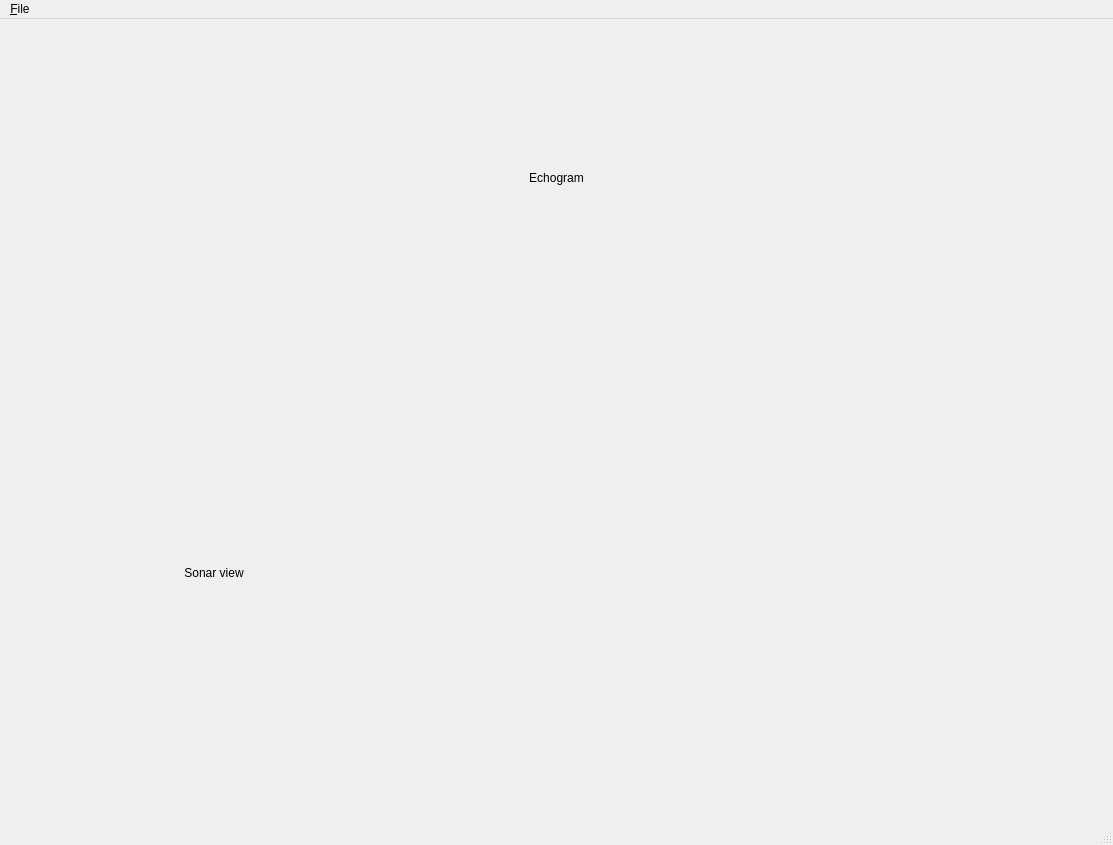
<?xml version="1.0" encoding="UTF-8"?>
<ui version="4.0">
 <class>MainWindow</class>
 <widget class="QMainWindow" name="MainWindow">
  <property name="geometry">
   <rect>
    <x>0</x>
    <y>0</y>
    <width>1113</width>
    <height>845</height>
   </rect>
  </property>
  <property name="windowTitle">
   <string>MainWindow</string>
  </property>
  <property name="styleSheet">
   <string notr="true">QSplitter::handle:horizontal {
background: qlineargradient(x1:0, y1:0, x2:1, y2:1,
    stop:0 #eee, stop:1 #ccc);
border: 0px solid #777;
width: 3px;
border-radius: 4px;
}

QSplitter::handle:vertical {
background: qlineargradient(x1:0, y1:0, x2:1, y2:1,
    stop:0 #eee, stop:1 #ccc);
border: 0px solid #777;
height: 3px;
border-radius: 4px;
}
</string>
  </property>
  <widget class="QWidget" name="centralwidget">
   <property name="sizePolicy">
    <sizepolicy hsizetype="Preferred" vsizetype="Preferred">
     <horstretch>0</horstretch>
     <verstretch>0</verstretch>
    </sizepolicy>
   </property>
   <property name="styleSheet">
    <string notr="true"/>
   </property>
   <layout class="QVBoxLayout" name="verticalLayout">
    <item>
     <widget class="QSplitter" name="splitter">
      <property name="orientation">
       <enum>Qt::Vertical</enum>
      </property>
      <widget class="QLabel" name="echogram_frame">
       <property name="sizePolicy">
        <sizepolicy hsizetype="Preferred" vsizetype="Preferred">
         <horstretch>0</horstretch>
         <verstretch>0</verstretch>
        </sizepolicy>
       </property>
       <property name="minimumSize">
        <size>
         <width>0</width>
         <height>100</height>
        </size>
       </property>
       <property name="maximumSize">
        <size>
         <width>16777215</width>
         <height>300</height>
        </size>
       </property>
       <property name="baseSize">
        <size>
         <width>0</width>
         <height>0</height>
        </size>
       </property>
       <property name="text">
        <string>Echogram</string>
       </property>
       <property name="scaledContents">
        <bool>true</bool>
       </property>
       <property name="alignment">
        <set>Qt::AlignCenter</set>
       </property>
      </widget>
      <widget class="QSplitter" name="splitter_2">
       <property name="orientation">
        <enum>Qt::Horizontal</enum>
       </property>
       <widget class="QLabel" name="sonar_frame">
        <property name="text">
         <string>Sonar view</string>
        </property>
        <property name="scaledContents">
         <bool>true</bool>
        </property>
        <property name="alignment">
         <set>Qt::AlignCenter</set>
        </property>
       </widget>
       <widget class="QWidget" name="sidebarFrame" native="true"/>
      </widget>
     </widget>
    </item>
   </layout>
  </widget>
  <widget class="QMenuBar" name="menubar">
   <property name="geometry">
    <rect>
     <x>0</x>
     <y>0</y>
     <width>1113</width>
     <height>26</height>
    </rect>
   </property>
   <widget class="QMenu" name="menu_File">
    <property name="title">
     <string>&amp;File</string>
    </property>
    <addaction name="action_Open"/>
   </widget>
   <addaction name="menu_File"/>
  </widget>
  <widget class="QStatusBar" name="statusbar"/>
  <action name="action_Open">
   <property name="text">
    <string>&amp;Open</string>
   </property>
  </action>
 </widget>
 <resources/>
 <connections/>
</ui>
